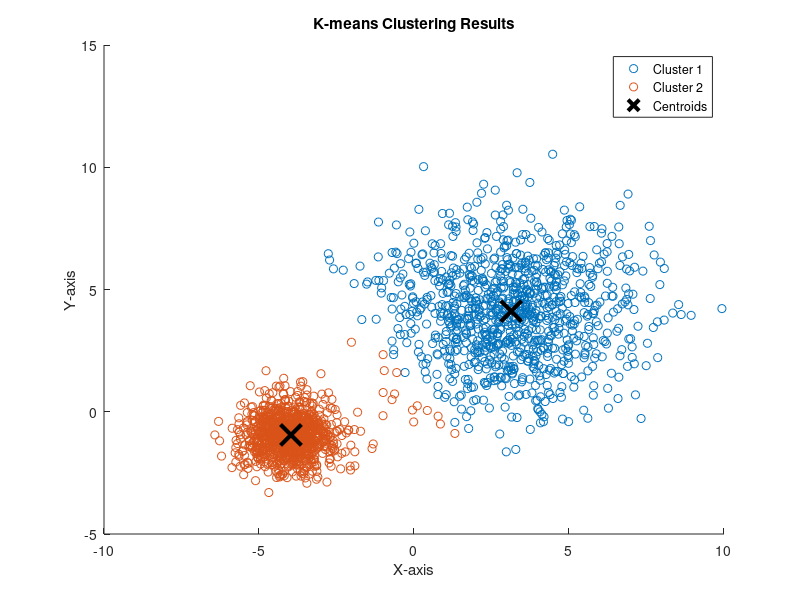

Here is the MATLAB script that generated this plot:
% Filename: step3_kmeans_clustering.m

% Load the concatenated dataset
load('TrainData.mat');

% Parameters
k = 2; % Number of clusters
max_iters = 100; % Maximum number of iterations

% K-means function
function [centroids, idx] = kmeans_from_scratch(data, k, max_iters)
    % Number of data points
    n = size(data, 1);
    
    % Randomly initialize the centroids by selecting k random points from the data
    rng(0); % For reproducibility
    centroids = data(randperm(n, k), :);
    
    % Initialize variables
    idx = zeros(n, 1);
    prev_centroids = centroids;
    
    % Iterate for a fixed number of iterations
    for iter = 1:max_iters
        % Step 1: Assign clusters
        for i = 1:n
            distances = sum((data(i, :) - centroids) .^ 2, 2);
            [~, idx(i)] = min(distances);
        end
        
        % Step 2: Update centroids
        for j = 1:k
            if any(idx == j)
                centroids(j, :) = mean(data(idx == j, :), 1);
            end
        end
        
        % Check for convergence (if centroids do not change)
        if isequal(prev_centroids, centroids)
            break;
        end
        prev_centroids = centroids;
    end
end

% Run K-means
[centroids, idx] = kmeans_from_scratch(TrainData, k, max_iters);

% Plot the K-means results
figure;
gscatter(TrainData(:,1), TrainData(:,2), idx);
hold on;
plot(centroids(:,1), centroids(:,2), 'kx', 'MarkerSize', 15, 'LineWidth', 3);
title('K-means Clustering Results');
xlabel('X-axis');
ylabel('Y-axis');
legend('Cluster 1', 'Cluster 2', 'Centroids');
hold off; 